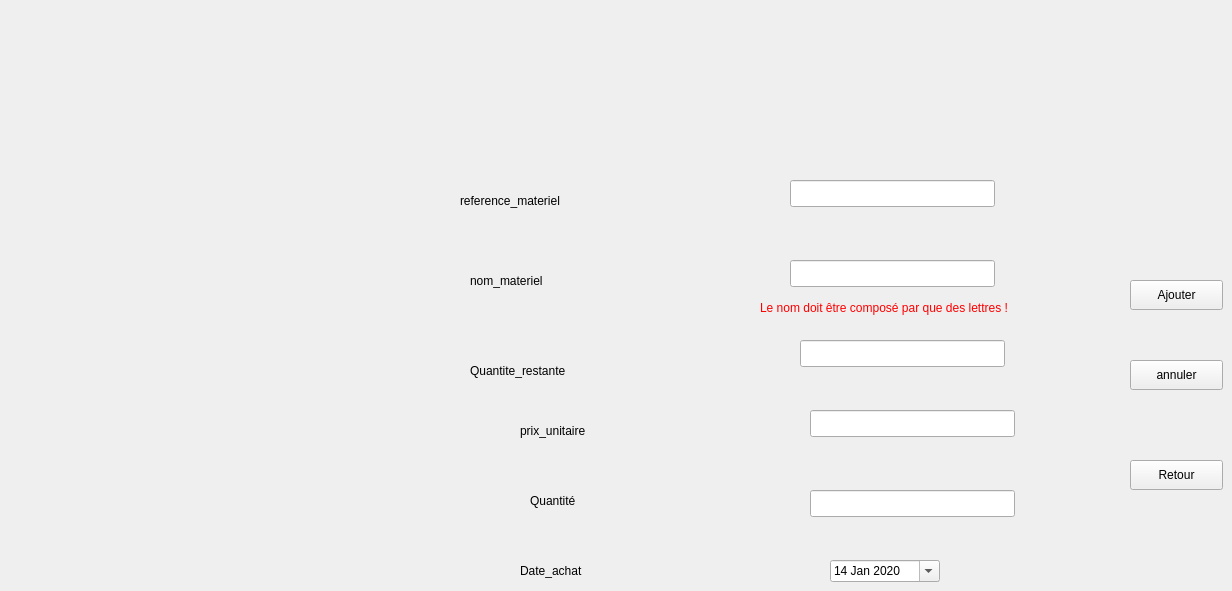
     <widget class="QWidget" name="page_2">
      <widget class="QLineEdit" name="lineEdit_15">
       <property name="geometry">
        <rect>
         <x>790</x>
         <y>180</y>
         <width>205</width>
         <height>27</height>
        </rect>
       </property>
      </widget>
      <widget class="QLabel" name="label_25">
       <property name="geometry">
        <rect>
         <x>470</x>
         <y>270</y>
         <width>120</width>
         <height>21</height>
        </rect>
       </property>
       <property name="text">
        <string>nom_materiel</string>
       </property>
      </widget>
      <widget class="QLabel" name="label_26">
       <property name="geometry">
        <rect>
         <x>520</x>
         <y>560</y>
         <width>99</width>
         <height>21</height>
        </rect>
       </property>
       <property name="text">
        <string>Date_achat</string>
       </property>
      </widget>
      <widget class="QLabel" name="label_27">
       <property name="geometry">
        <rect>
         <x>460</x>
         <y>190</y>
         <width>131</width>
         <height>21</height>
        </rect>
       </property>
       <property name="text">
        <string>reference_materiel</string>
       </property>
      </widget>
      <widget class="QLabel" name="label_28">
       <property name="geometry">
        <rect>
         <x>520</x>
         <y>420</y>
         <width>111</width>
         <height>21</height>
        </rect>
       </property>
       <property name="text">
        <string>prix_unitaire</string>
       </property>
      </widget>
      <widget class="QLineEdit" name="lineEdit_16">
       <property name="geometry">
        <rect>
         <x>790</x>
         <y>260</y>
         <width>205</width>
         <height>27</height>
        </rect>
       </property>
      </widget>
      <widget class="QLineEdit" name="lineEdit_17">
       <property name="geometry">
        <rect>
         <x>800</x>
         <y>340</y>
         <width>205</width>
         <height>27</height>
        </rect>
       </property>
      </widget>
      <widget class="QLabel" name="label_29">
       <property name="geometry">
        <rect>
         <x>470</x>
         <y>360</y>
         <width>181</width>
         <height>21</height>
        </rect>
       </property>
       <property name="text">
        <string>Quantite_restante</string>
       </property>
      </widget>
      <widget class="QLabel" name="label_30">
       <property name="geometry">
        <rect>
         <x>530</x>
         <y>490</y>
         <width>75</width>
         <height>21</height>
        </rect>
       </property>
       <property name="text">
        <string>Quantité</string>
       </property>
      </widget>
      <widget class="QLineEdit" name="lineEdit_18">
       <property name="geometry">
        <rect>
         <x>810</x>
         <y>410</y>
         <width>205</width>
         <height>27</height>
        </rect>
       </property>
      </widget>
      <widget class="QLineEdit" name="lineEdit_19">
       <property name="geometry">
        <rect>
         <x>810</x>
         <y>490</y>
         <width>205</width>
         <height>27</height>
        </rect>
       </property>
      </widget>
      <widget class="QPushButton" name="pushButton_16">
       <property name="geometry">
        <rect>
         <x>1130</x>
         <y>280</y>
         <width>93</width>
         <height>30</height>
        </rect>
       </property>
       <property name="text">
        <string>Ajouter</string>
       </property>
      </widget>
      <widget class="QPushButton" name="pushButton_17">
       <property name="geometry">
        <rect>
         <x>1130</x>
         <y>360</y>
         <width>93</width>
         <height>30</height>
        </rect>
       </property>
       <property name="text">
        <string>annuler</string>
       </property>
      </widget>
      <widget class="QPushButton" name="pushButton_18">
       <property name="geometry">
        <rect>
         <x>1130</x>
         <y>460</y>
         <width>93</width>
         <height>30</height>
        </rect>
       </property>
       <property name="text">
        <string>Retour</string>
       </property>
      </widget>
      <widget class="QLabel" name="label_31">
       <property name="geometry">
        <rect>
         <x>660</x>
         <y>30</y>
         <width>341</width>
         <height>111</height>
        </rect>
       </property>
       <property name="text">
        <string/>
       </property>
       <property name="pixmap">
        <pixmap>../../../Desktop/projets c++/sopal.png</pixmap>
       </property>
      </widget>
      <widget class="QLabel" name="logo_4">
       <property name="geometry">
        <rect>
         <x>30</x>
         <y>70</y>
         <width>141</width>
         <height>31</height>
        </rect>
       </property>
       <property name="text">
        <string/>
       </property>
       <property name="pixmap">
        <pixmap>../../../Desktop/image.png</pixmap>
       </property>
      </widget>
      <widget class="QDateEdit" name="date">
       <property name="geometry">
        <rect>
         <x>830</x>
         <y>560</y>
         <width>110</width>
         <height>22</height>
        </rect>
       </property>
       <property name="maximumDateTime">
        <datetime>
         <hour>23</hour>
         <minute>59</minute>
         <second>59</second>
         <year>2020</year>
         <month>12</month>
         <day>31</day>
        </datetime>
       </property>
       <property name="minimumDateTime">
        <datetime>
         <hour>0</hour>
         <minute>0</minute>
         <second>0</second>
         <year>2020</year>
         <month>1</month>
         <day>14</day>
        </datetime>
       </property>
       <property name="calendarPopup">
        <bool>true</bool>
       </property>
      </widget>
      <widget class="QLabel" name="label_58">
       <property name="geometry">
        <rect>
         <x>640</x>
         <y>300</y>
         <width>56</width>
         <height>16</height>
        </rect>
       </property>
       <property name="text">
        <string/>
       </property>
      </widget>
      <widget class="QLabel" name="control">
       <property name="geometry">
        <rect>
         <x>760</x>
         <y>300</y>
         <width>301</width>
         <height>16</height>
        </rect>
       </property>
       <property name="styleSheet">
        <string notr="true">color:red ;</string>
       </property>
       <property name="text">
        <string>Le nom doit être composé par que des lettres !</string>
       </property>
      </widget>
     </widget>
